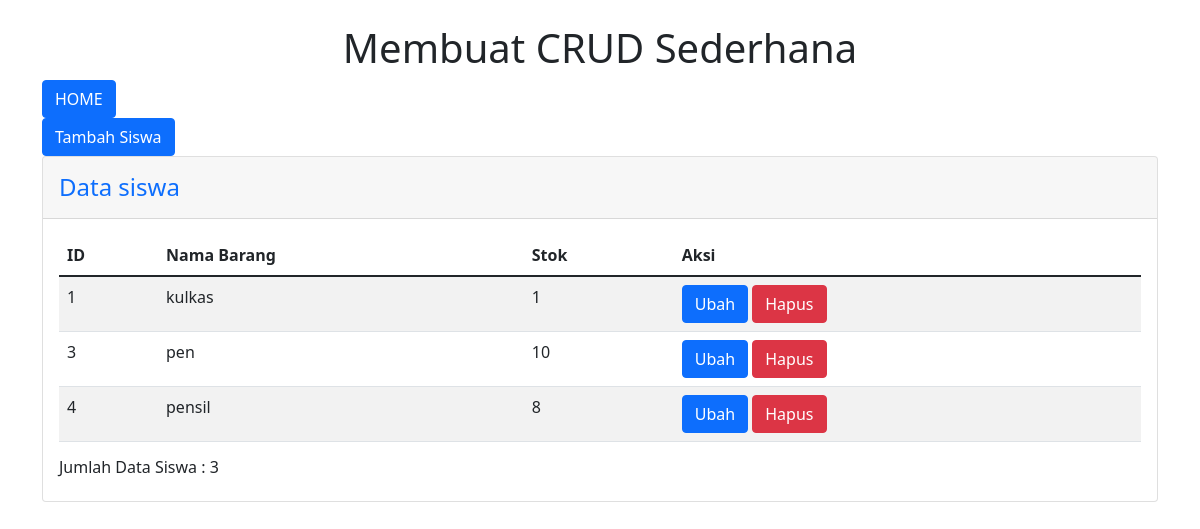
Screenshot of /barang.php with the database file from the repository.
### tables this page shows
CREATE TABLE `barang` (
  `id_barang` int(11) NOT NULL,
  `nama_barang` varchar(11) NOT NULL,
  `stok` int(11) NOT NULL
);

### barang.php (the view, shortened to what this page needs)
<?php
require 'config.php';
?>
<!DOCTYPE html>
<html lang="en">
<head>
    <link href="https://cdn.jsdelivr.net/npm/bootstrap@5.1.3/dist/css/bootstrap.min.css" rel="stylesheet">
</head>
<body>
    <div class="container-sm">
        <br>
        <h1 class="text-center">
            Membuat CRUD Sederhana
        </h1>
        <div class="col text-start">
            <a class="btn btn-primary" href="index.php">HOME</a>
        </div>
        <div class="col text-start">
            <a class="btn btn-primary" href="tambah_barang.php">Tambah Siswa</a>
        </div>
        <div class="card">
            <div class="card-header py-3">
                <h4 class="m-0 font-weight-bold text-primary">Data siswa</h4>
            </div>
            <div class="card-body">
                <table class="table table-striped">
                    <thead>
                    <tr>
                            <th scope="col">ID</th>
                            <th scope="col">Nama Barang</th>
                            <th scope="col">Stok</th>
                            <th scope="col">Aksi</th>
                        </tr>
                    </thead>
                    <tbody>
                        <?php
                        $query = mysqli_query($koneksi,"SELECT * FROM barang");
                        $count = mysqli_num_rows($query);
                        while ($data = mysqli_fetch_assoc($query))
                        {
                            $id_barang = $data['id_barang'];
                            $nama_barang = $data['nama_barang'];
                            $stok = $data['stok'];
                        ?>
                        <tr>
                            <td><?= $id_barang ?></td>
                            <td><?= $nama_barang ?></td>
                            <td><?= $stok ?></td>
                            <td>
                                <form method="Post">
                                    <a class="btn btn-primary" href="update_barang.php?id_barang=<?= $id_barang ?>">Ubah</a>
                                    <button name="delete-barang" class="btn btn-danger">Hapus</button>
                                </form>
                            </td>
                        </tr>
                        <?php
                        }
                        ?>
                    </tbody>
                </table>
                <h6>Jumlah Data Siswa : <?php echo $count; ?></h6>
            </div>
        </div>
    </div>
</body>
</html>

### rows the page displays
barang: id_barang "1", nama_barang "kulkas", stok "1"
barang: id_barang "3", nama_barang "pen", stok "10"
barang: id_barang "4", nama_barang "pensil", stok "8"

### other values shown
$count "3"
